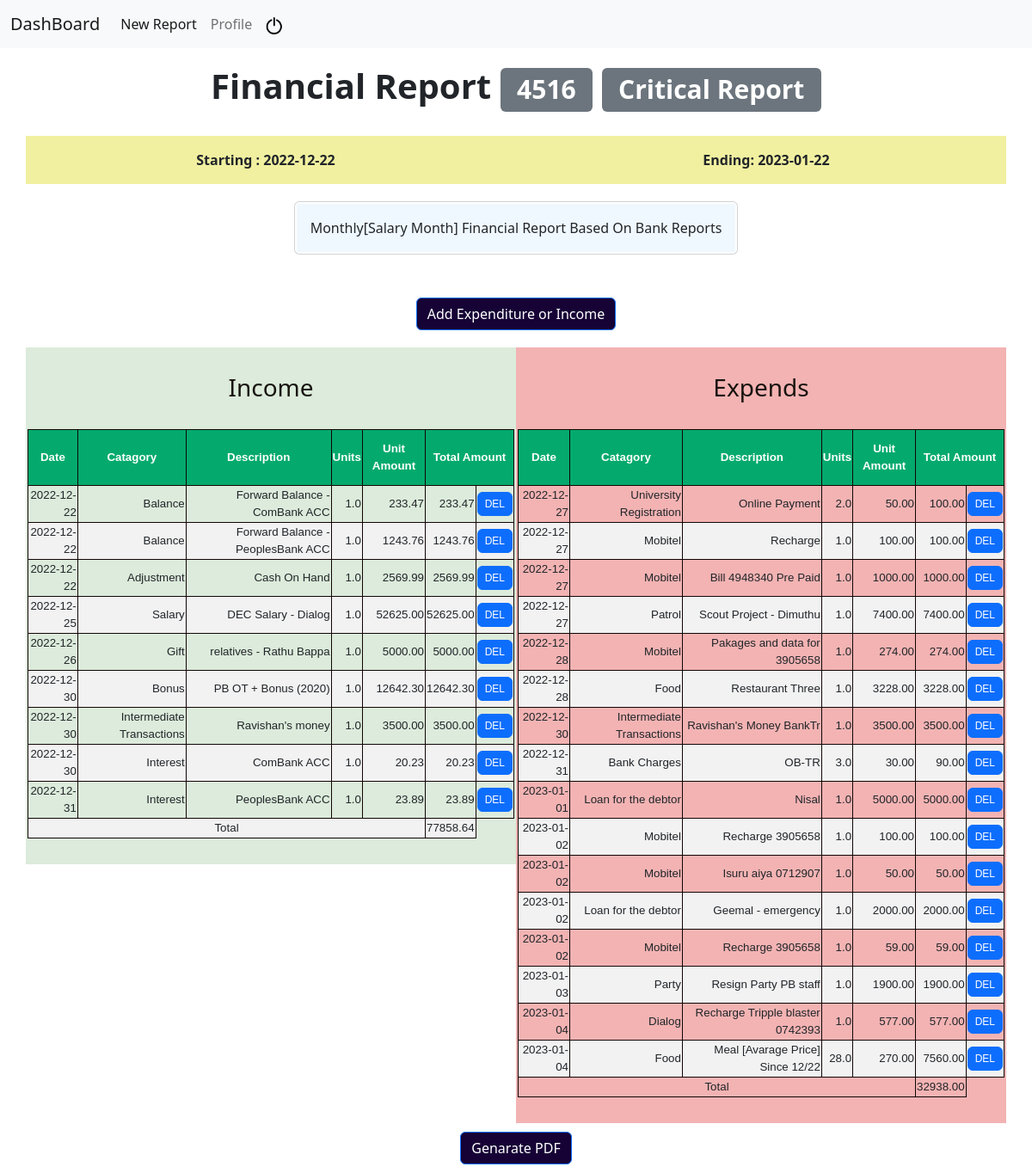
The app's page /event?id=4516&report=False (signed in) with its own data.
### tables this page shows
CREATE TABLE events(name TEXT NOT NULL, catagory TEXT NOT NULL, starting_date DATE NOT NULL, ending_date DATE NOT NULL, description TEXT, id INTEGER PRIMARY KEY NOT NULL, user_id INTEGER);

CREATE TABLE budget_income(
id INTEGER PRIMARY KEY AUTOINCREMENT,
project_id INTEGER NOT NULL,
type TEXT NOT NULL,
item TEXT NOT NULL,
amount REAL NOT NULL,
units REAL, date TEXT not null);

CREATE TABLE budget_expenditure(
id INTEGER PRIMARY KEY AUTOINCREMENT,
project_id INTEGER NOT NULL,
type TEXT NOT NULL,
item TEXT NOT NULL,
units REAL, amount REAL NOT NULL, date TEXT not null);

### app.py (the view)
@app.route("/event", methods=["GET", "POST"])
@login_required
def event():
    if request.method == "POST":
        id = request.form.get("id")
        if request.form.get("button") == "save":
            income_expenditure = int(request.form.get("income_expenditure")) # return integer 1 or 2::::: try to do it else error can happen
            _type = request.form.get("type")
            item = request.form.get("item")
            units = request.form.get("units")
            unit_price = request.form.get("unit_price")
            date = request.form.get("date")
            if not id or not income_expenditure or not _type or not item or not unit_price or not date:
                flash("Mandatory fields should not be empty ")
                return redirect(("/event?id="+id+"&report=False"))
            if not units:
                units = 1
            try:
                units = float(units)
                unit_price = float(unit_price)
            except:
                flash("Units and Unit_price [DATA UNMATCH]")
                return redirect(("/event?id="+id+"?report=False"))
            if income_expenditure == 1:
                db.execute("INSERT INTO budget_income (project_id, type, item, amount, units, date) VALUES(?, ?, ?, ?, ?, ?)", int(id), _type, item, unit_price, units, date)
            elif income_expenditure == 2:
                db.execute("INSERT INTO budget_expenditure (project_id, type, item, amount, units, date) VALUES(?, ?, ?, ?, ?, ?)", int(id), _type, item, unit_price, units, date)
            return redirect(("/event?id="+id+"&report=False"))
        elif request.form.get("button") == "delete":
            row_id = request.form.get("row_id")
            _type = request.form.get("db")
            if _type == "income":
                db.execute("DELETE FROM budget_income WHERE id=?", int(row_id))
            elif _type == "expenditure":
                db.execute("DELETE FROM budget_expenditure WHERE id=?", int(row_id))
            return redirect(("/event?id="+id+"&report=False"))
        elif request.form.get("button") == "generate_pdf":
            try:
                orientation = int(request.form.get("orientation"))
                font_size = int(request.form.get("font-size"))
                paper_size = int(request.form.get("paper_size"))
            except:
                paper_size = None
                orientation = None
                font_size = None
            lable = request.form.get("report_lable")
            report = generate_pdf_report(lable, orientation, font_size, paper_size)
            report.budget_report(int(id))
            name = db.execute("SELECT name FROM events WHERE id=?",id)
            shutil.copyfile('report.pdf', f'static/reports/{name[0]["name"]}.pdf')
            return redirect(("/event?id="+id+"&report=True"))
    else:
        _args = request.args
        if not _args["id"] or not _args["report"]:
            return redirect("/")
        if _args["report"]  == "False":
            name = db.execute("SELECT name FROM events WHERE id=?",_args["id"])
            try:
                os.remove(f'static/reports/{name[0]["name"]}.pdf')
                report_l:bool = False
            except:
                report_l:bool = False
                pass
        elif _args["report"] == "True":
            report_l:bool = True
        project = db.execute("SELECT * FROM events WHERE id=?", _args["id"])
        income_details = sorted(db.execute("SELECT * FROM budget_income WHERE project_id=?", int(_args["id"]) ), key=lambda x: x["date"])
        expenditure_details = sorted(db.execute("SELECT * FROM budget_expenditure WHERE project_id=?", int(_args["id"]) ), key=lambda x: x["date"])
        catagory=[]
        for _ in income_details:
            catagory.append(_["type"].lstrip().title())
        for _ in expenditure_details:
            catagory.append(_["type"].lstrip().title())
        return render_template("event.html", project=project, catagory=set(catagory), income=income_details, report=report_l, expenditure=expenditure_details)

### app.py (called while the page is built)
@app.after_request
def after_request(response):
    response.headers["Cache-Control"] = "no-cache, no-store, must-revalidate"
    response.headers["Expires"] = 0
    response.headers["Pragma"] = "no-cache"
    return response

### helper.py (called while the page is built)
def login_required(f):
    @wraps(f)
    def decorated_function(*args, **kwargs):
        if session.get("user_id") is None:
            return redirect("/login")
        return f(*args, **kwargs)
    return decorated_function

### templates/event.html (shortened to what this page needs)
{% extends "layout.html" %}
{% block head %}
    <link rel="stylesheet" href="static/style/event.css">
{% endblock %}
{% block main %}
    <h1 id="title">{{project[0]["name"].title()}} <span class="badge bg-secondary">{{project[0]["id"]}}</span> <span class="badge bg-secondary">{{project[0]["catagory"].title()}}</span></h1>
    <div class="details">
        <div class="container overflow-hidden text-center" id="dates">
            <div class="row gx-5">
                <div class="col">
                <div class="p-3">Starting : {{ project[0]["starting_date"] }}</div>
                </div>
                <div class="col">
                <div class="p-3">Ending: {{ project[0]["ending_date"] }}</div>
                </div>
            </div>
        </div>
        <div class="card description">
            <div class="card-body">
                {{project[0]["description"].title()}}
            </div>
        </div>
        <div class="budget">
            <button type="button" id="budget_b" class="btn btn-primary" data-bs-toggle="modal" data-bs-target="#staticBackdrop">
                Add Expenditure or Income
            </button>
        </div>
    </div>
    <div class="budget_listing">
        <div class="container text-center">
            <div class="row align-items-start">
            {% if income %}
            <div class="col" id="income_col">
                <h3 class="listing_title">Income</h3>
                <br>
                <table id="income_list">
                    <thead>
                        <tr>
                            <th>Date</th>
                            <th>Catagory</th>
                            <th>Description</th>
                            <th>Units</th>
                            <th>Unit Amount</th>
                            <th colspan="2">Total Amount</th>
                        </tr>
                    </thead>
                    {% set Total_i = namespace(value=0) %}
                    <tbody>
                        {% for line in income %}
                        <tr>
                            <td>{{line["date"]}}</td>
                            <td>{{line["type"]}}</td>
                            <td>{{line["item"]}}</td>
                            <td>{{line["units"]}}</td>
                            <td>{{'%0.2f'|format(line["amount"]|float)}}</td>
                            <td>{{'%0.2f'|format( (line["amount"]|float)*(line["units"]|float) )}}</td>
                            <td>
                                <form action="/event", method="POST">
                                    <button name="button" value="delete" type="submit" class="btn btn-primary delete" data-confirm='Are you sure to delete this record?' style="--bs-btn-padding-y: .25rem; --bs-btn-padding-x: .5rem; --bs-btn-font-size: .75rem;">DEL</button>
                                </form>
                            </td>
                        </tr>
                        {% set Total_i.value = Total_i.value + ((line["amount"]|float)*(line["units"]|float)) %}
                        {% endfor %}
                        <tr>
                            <td colspan="5" style="text-align: center;">Total</td>
                            <td>{{ ('%0.2f'|format(Total_i.value|float)) }}</td>
                        </tr>
                    </tbody>
                </table>
                {% endif %}
            </div>
            {% if expenditure %}
            <div class="col" id="expend_col">
                <h3 class="listing_title">Expends</h3>
                <br>
                <table id="income_list">
                    <thead>
                        <tr>
                            <th>Date</th>
                            <th>Catagory</th>
                            <th>Description</th>
                            <th>Units</th>
                            <th>Unit Amount</th>
                            <th colspan="2">Total Amount</th>
                        </tr>
                    </thead>
                    {% set Total_e = namespace(value=0) %}
                    <tbody>
                        {% for line in expenditure %}
                        <tr>
                            <td>{{line["date"]}}</td>
                            <td>{{line["type"]}}</td>
                            <td>{{line["item"]}}</td>
                            <td>{{line["units"]}}</td>
                            <td>{{'%0.2f'|format(line["amount"]|float)}}</td>
                            <td>{{'%0.2f'|format( (line["amount"]|float)*(line["units"]|float) )}}</td>
                            <td>
                                <form action="/event", method="POST">
                                    <button name="button" value="delete" type="submit" class="btn btn-primary delete" data-confirm='Are you sure to delete this record?' style="--bs-btn-padding-y: .25rem; --bs-btn-padding-x: .5rem; --bs-btn-font-size: .75rem;">DEL</button>
                                </form>
                            </td>
                        </tr>
                        {% set Total_e.value = Total_e.value + ((line["amount"]|float)*(line["units"]|float)) %}
                        {% endfor %}
                        <tr>
                            <td colspan="5" style="text-align: center;">Total</td>
                            <td>{{ ('%0.2f'|format(Total_e.value|float)) }}</td>
                        </tr>
                    </tbody>
                </table>
                {% endif %}
                </div>
            </div>
        </div>
    </div>
    <div class="pdf-section" style="margin-top: 10px;">
        <button type="button" id="PDF-data" class="btn btn-primary" data-bs-toggle="modal" data-bs-target="#staticBackdrop2">
            Genarate PDF
        </button>
    </div>
    <br>
{% endblock %}

### static/style/event.css (style rules this page uses)
#title { font-weight: 900; text-align: center; padding: 20px; }
#dates { background-color: rgb(241, 240, 160); }
.p-3 { font-weight: 600; font-family: 'Segoe UI', Tahoma, Geneva, Verdana, sans-serif; }
.card-body { text-align: center; background-color: aliceblue; width: fit-content; }
.description { margin-top: 20px; padding: 2px; width: fit-content; margin-left: auto; margin-right: auto; }
#budget_b { margin-left: auto; margin-right: auto; background-color: rgb(22, 2, 53); }
#PDF-data { margin-left: auto; margin-right: auto; background-color: rgb(22, 2, 53); }
.budget { margin-top: 30px; padding: 20px; width:fit-content ; margin-left: auto; margin-right: auto; }
#income_col { background-color: rgb(220, 235, 219); padding-top: 10px; padding-bottom: 30px; padding-left: 2px; padding-right: 2px; }
#expend_col { background-color: rgb(243, 179, 179); padding-top: 10px; padding-bottom: 30px; padding-left: 2px; padding-right: 2px; }
.listing_title { margin-top: 20px; color: rgb(24, 19, 14); }
#income_list { font-size: smaller; font-family: Arial, Helvetica, sans-serif; border-collapse: collapse; width: 100%; }
#income_list td, #income_list th { border: 1px solid rgb(17, 5, 5); padding: 1px; text-align: right; }
#income_list tr:nth-child(even) { background-color: #f2f2f2; }
#income_list th { padding-top: 12px; padding-bottom: 12px; text-align: center; background-color: #04AA6D; color: white; }
.pdf-section { text-align: center; }

### records on screen
events: name "Financial Report", id "4516", catagory "Critical Report", starting_date "2022-12-22", ending_date "2023-01-22", description "Monthly[Salary Month] Financial Report Based On Bank Reports"
budget_income: date "2022-12-22", type "Balance", item "Forward Balance - ComBank ACC", units "1.0", amount "233.47", (line['amount']|float)*(line['units']|float) "233.47"
budget_income: date "2022-12-22", type "Balance", item "Forward Balance - PeoplesBank ACC", units "1.0", amount "1243.76", (line['amount']|float)*(line['units']|float) "1243.76"
budget_income: date "2022-12-22", type "Adjustment", item "Cash On Hand", units "1.0", amount "2569.99", (line['amount']|float)*(line['units']|float) "2569.99"
budget_income: date "2022-12-25", type "Salary", item "DEC Salary - Dialog", units "1.0", amount "52625.00", (line['amount']|float)*(line['units']|float) "52625.00"
budget_income: date "2022-12-26", type "Gift", item "relatives - Rathu Bappa", units "1.0", amount "5000.00", (line['amount']|float)*(line['units']|float) "5000.00"
budget_income: date "2022-12-30", type "Bonus", item "PB OT + Bonus (2020)", units "1.0", amount "12642.30", (line['amount']|float)*(line['units']|float) "12642.30"
budget_income: date "2022-12-30", type "Intermediate Transactions", item "Ravishan's money", units "1.0", amount "3500.00", (line['amount']|float)*(line['units']|float) "3500.00"
budget_income: date "2022-12-30", type "Interest", item "ComBank ACC", units "1.0", amount "20.23", (line['amount']|float)*(line['units']|float) "20.23"
budget_income: date "2022-12-31", type "Interest", item "PeoplesBank ACC", units "1.0", amount "23.89", (line['amount']|float)*(line['units']|float) "23.89"
budget_expenditure: date "2022-12-27", type "University Registration", item "Online Payment", units "2.0", amount "50.00", (line['amount']|float)*(line['units']|float) "100.00"
budget_expenditure: date "2022-12-27", type "Mobitel", item "Recharge", units "1.0", amount "100.00", (line['amount']|float)*(line['units']|float) "100.00"
budget_expenditure: date "2022-12-27", type "Mobitel", item "Bill 4948340 Pre Paid", units "1.0", amount "1000.00", (line['amount']|float)*(line['units']|float) "1000.00"
budget_expenditure: date "2022-12-27", type "Patrol", item "Scout Project - Dimuthu", units "1.0", amount "7400.00", (line['amount']|float)*(line['units']|float) "7400.00"
budget_expenditure: date "2022-12-28", type "Mobitel", item "Pakages and data for 3905658", units "1.0", amount "274.00", (line['amount']|float)*(line['units']|float) "274.00"
budget_expenditure: date "2022-12-28", type "Food", item "Restaurant Three", units "1.0", amount "3228.00", (line['amount']|float)*(line['units']|float) "3228.00"
budget_expenditure: date "2022-12-30", type "Intermediate Transactions", item "Ravishan's Money BankTr", units "1.0", amount "3500.00", (line['amount']|float)*(line['units']|float) "3500.00"
budget_expenditure: date "2022-12-31", type "Bank Charges", item "OB-TR", units "3.0", amount "30.00", (line['amount']|float)*(line['units']|float) "90.00"
budget_expenditure: date "2023-01-01", type "Loan for the debtor", item "Nisal", units "1.0", amount "5000.00", (line['amount']|float)*(line['units']|float) "5000.00"
budget_expenditure: date "2023-01-02", type "Mobitel", item "Recharge 3905658", units "1.0", amount "100.00", (line['amount']|float)*(line['units']|float) "100.00"
budget_expenditure: date "2023-01-02", type "Mobitel", item "Isuru aiya 0712907", units "1.0", amount "50.00", (line['amount']|float)*(line['units']|float) "50.00"
budget_expenditure: date "2023-01-02", type "Loan for the debtor", item "Geemal - emergency", units "1.0", amount "2000.00", (line['amount']|float)*(line['units']|float) "2000.00"
budget_expenditure: date "2023-01-02", type "Mobitel", item "Recharge 3905658", units "1.0", amount "59.00", (line['amount']|float)*(line['units']|float) "59.00"
budget_expenditure: date "2023-01-03", type "Party", item "Resign Party PB staff", units "1.0", amount "1900.00", (line['amount']|float)*(line['units']|float) "1900.00"
budget_expenditure: date "2023-01-04", type "Dialog", item "Recharge Tripple blaster 0742393", units "1.0", amount "577.00", (line['amount']|float)*(line['units']|float) "577.00"
budget_expenditure: date "2023-01-04", type "Food", item "Meal [Avarage Price] Since 12/22", units "28.0", amount "270.00", (line['amount']|float)*(line['units']|float) "7560.00"

### other values on screen
{{ ('%0.2f'|format(Total_i.value|float)) }} "77858.64"
{{ ('%0.2f'|format(Total_e.value|float)) }} "32938.00"
